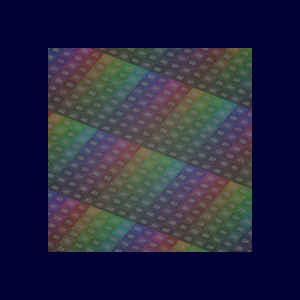

The Python source for this figure:
#!/usr/bin/env python

# Import a glTF GLB file with KHR_texture_transform extension and render.

import os

import vtkmodules.vtkInteractionStyle  # noqa: F401
import vtkmodules.vtkRenderingFreeType  # noqa: F401
import vtkmodules.vtkRenderingOpenGL2  # noqa: F401

from vtkmodules.vtkIOImport import vtkGLTFImporter
from vtkmodules.vtkRenderingCore import (
    vtkRenderWindow,
    vtkRenderWindowInteractor,
    vtkRenderer,
)

# Source
data_dir = os.environ.get("VPE_DATA_DIR", os.path.dirname(os.path.abspath(__file__)))

# Import glTF
gltf_importer = vtkGLTFImporter()
gltf_importer.SetFileName(os.path.join(data_dir, "glTF", "TextureTransform.glb"))
gltf_importer.ImportArmatureOn()
gltf_importer.SetCamera(-1)

# Renderer
renderer = vtkRenderer()
renderer.SetBackground(0.0, 0.0, 0.2)

# Render window
render_window = vtkRenderWindow()
render_window.AddRenderer(renderer)
render_window.SetWindowName("gltf importer khr texture transform")
render_window.SetMultiSamples(0)
render_window.SetSize(300, 300)

# Interactor
interactor = vtkRenderWindowInteractor()
interactor.SetRenderWindow(render_window)

gltf_importer.SetRenderWindow(render_window)
gltf_importer.Update()

interactor.Initialize()
interactor.Start()
